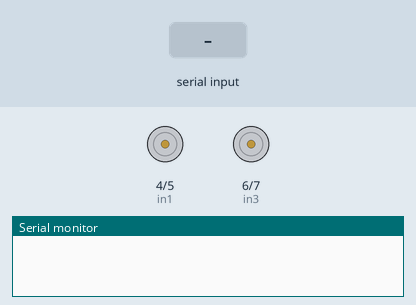
Bench run of a sketch on a simulated Arduino Uno, built with avr-gcc and run on an emulated ATmega328P. Shown: motor-driver pin pairs drawn as motors (green arrow = first pin HIGH = forward, orange = second pin HIGH = backward, longer = more drive, scaled by the enable pin), the last lines printed to the serial monitor. Inputs (shaded band) come from the test bench.

Above: at 1.2 s.
1.3 s: "90,45\n" received over Serial
2.8 s: "30,150\n" received over Serial
4.3 s: "2\n" received over Serial
At 5.2 s:
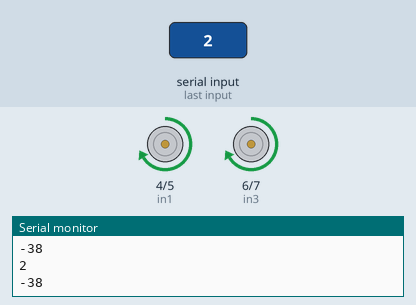
5.8 s: "7\n" received over Serial
At 6.4 s:
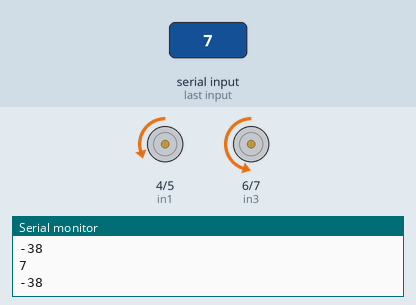
7.3 s: "1\n" received over Serial
At 8.5 s:
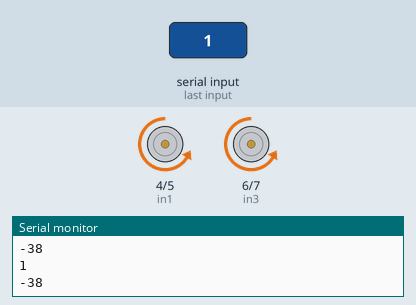
8.8 s: "3\n" received over Serial
At 9.9 s:
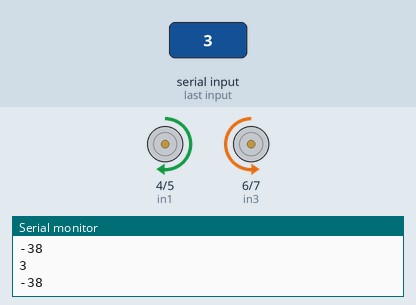
Timing chart, 0 to 11.3 s (numbered marks = the images above; inputs shaded):
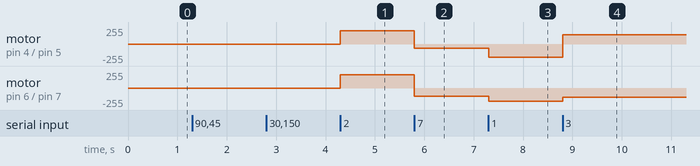

The sketch:

dieuKhienXe-L298N.ino
```cpp
#include <SoftwareSerial.h>

#define ena 3
#define in1 4
#define in2 5
#define in3 6
#define in4 7
#define enb 11
//Bluetooth value
int btValue = 0;
void setup() {
  // put your setup code here, to run once:
  Serial.begin(9600);
  pinMode(ena, OUTPUT);
  pinMode(in1, OUTPUT);
  pinMode(in2, OUTPUT);
  pinMode(in3, OUTPUT);
  pinMode(in4, OUTPUT);
  pinMode(enb, OUTPUT);
}
void loop() {

    carControl();
}
void carControl()
{
  if (Serial.available() > 0)
  {
    btValue = Serial.read() - '0';
    Serial.println(btValue);
    if (btValue == 1)
    {
      moveForward();
    }
    else if (btValue == 2)
    {
      moveBackward();
    }
    else if (btValue == 3)
    {
      turnLeft();
    }
    else if (btValue == 4)
    {
      turnRight();
    }
    else if (btValue == 7)
    {
      roLeft();
    }
    else if (btValue == 8)
    {
      roRight();
    }
    else if (btValue == 5)
    {
      stopMove();
    }
  }
}
void getErrorCode()
{
}
//Hàm tiến
void moveForward()
{
  analogWrite(ena, 200);
  digitalWrite(in1, LOW);
  digitalWrite(in2, HIGH);
  analogWrite(enb, 200);
  digitalWrite(in3, LOW);
  digitalWrite(in4, HIGH);
}
//Hàm lùi
void moveBackward()
{
  analogWrite(ena, 200);
  digitalWrite(in1, HIGH);
  digitalWrite(in2, LOW);
  analogWrite(enb, 200);
  digitalWrite(in3, HIGH);
  digitalWrite(in4, LOW);
}
void turnLeft()
{
  analogWrite(ena, 140);
  digitalWrite(in1, HIGH);
  digitalWrite(in2, LOW);
  analogWrite(enb, 140);
  digitalWrite(in3, LOW);
  digitalWrite(in4, HIGH);
}
void roLeft()
{
  analogWrite(ena, 60);
  digitalWrite(in1, LOW);
  digitalWrite(in2, HIGH);
  analogWrite(enb, 120);
  digitalWrite(in3, LOW);
  digitalWrite(in4, HIGH);
}
void turnRight()
{
  analogWrite(ena, 140);
  digitalWrite(in1, LOW);
  digitalWrite(in2, HIGH);
  analogWrite(enb, 140);
  digitalWrite(in3, HIGH);
  digitalWrite(in4, LOW);
}
void roRight()
{
  analogWrite(ena, 120);
  digitalWrite(in1, LOW);
  digitalWrite(in2, HIGH);
  analogWrite(enb, 60);
  digitalWrite(in3, LOW);
  digitalWrite(in4, HIGH);
}
void stopMove()
{
  digitalWrite(in1, LOW);
  digitalWrite(in2, LOW);
  digitalWrite(in3, LOW);
  digitalWrite(in4, LOW);

}
```

Measured:
- after the input at 4.3 s, motor on pin 4 (in1) / pin 5 (in2), motor on pin 6 (in3) / pin 7 (in4): stopped → forward 200/255 at once
- after the input at 5.8 s, motor on pin 4 (in1) / pin 5 (in2): forward 200/255 → backward 60/255 at once; motor on pin 6 (in3) / pin 7 (in4): forward 200/255 → backward 120/255 at once
- after the input at 7.3 s, motor on pin 4 (in1) / pin 5 (in2): backward 60/255 → backward 200/255 at once; motor on pin 6 (in3) / pin 7 (in4): backward 120/255 → backward 200/255 at once
- after the input at 8.8 s, motor on pin 4 (in1) / pin 5 (in2): backward 200/255 → forward 140/255 at once; motor on pin 6 (in3) / pin 7 (in4): backward 200/255 → backward 140/255 at once
